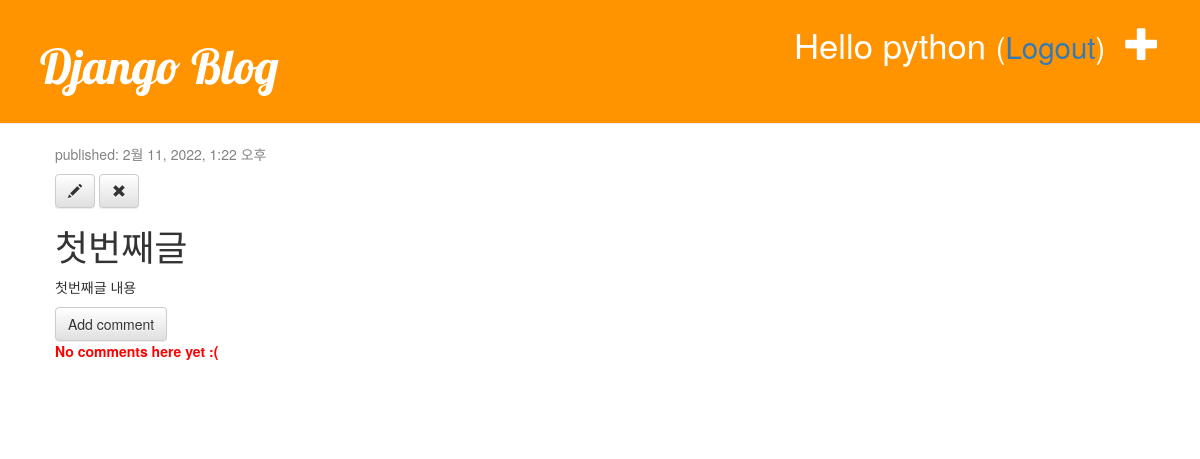
Page /blog/post/1 (signed in) on the committed database.
### blog/models.py (models this page shows, shortened)
class Post(models.Model):
    author = models.ForeignKey('auth.User', on_delete=models.CASCADE)
    title = models.CharField(max_length=200, validators=[min_length_2_validator])
    text = models.TextField()
    created_date = models.DateTimeField(default=timezone.now)
    published_date = models.DateTimeField(blank=True, null=True)

### blog/views.py (the view)
# urls.py: path('post/<int:pk>', views.post_detail, name='post_detail'),
def post_detail(request,pk):
    post = get_object_or_404(Post, pk=pk)
    return render(request, 'blog/post_detail.html', {'post_key': post})

### blog/templates/blog/post_detail.html (shortened to what this page needs)
{% extends 'blog/base.html' %}
{% block content %}
    <div class="post">
        <div class="date">
            <p>published: {{ post_key.published_date }}</p>
        </div>
        {% if user.is_authenticated %}
            <a class="btn btn-default" href="{% url 'post_edit' pk=post_key.pk %}">
                <span class="glyphicon  glyphicon-pencil"></span>
            </a>
            <a class="btn btn-default" href="#" onclick="post_remove()">
                <span class="glyphicon glyphicon-remove"></span>
            </a>
        {% endif %}
        <h1>{{ post_key.title }}</h1>
        <p>{{ post_key.text| linebreaksbr }}</p>
        <a class="btn btn-default" href="{% url 'add_comment_to_post' pk=post_key.pk %}">
            Add comment
        </a>
        {% for comment in post_key.comments.all %}
            {% if user.is_authenticated or comment.approved_comment %}
            <div class="comment">
                <div class="date"> {{ comment.created_date }}
                    {% if not comment.approved_comment %}
                        <a class="btn btn-default" href="{% url 'comment_remove' pk=comment.pk %}">
                            <span class="glyphicon glyphicon-remove"></span>
                        </a>
                        <a class="btn btn-default" href="{% url 'comment_approve' pk=comment.pk %}">
                            <span class="glyphicon glyphicon-ok"></span>
                        </a>
                    {% endif %}
                </div>
                <strong>{{ comment.author }}</strong>
                <p>{{ comment.text|linebreaks }}</p>
            </div>
            {% endif %}
        {% empty %}
            <p class="errorlist">No comments here yet :(</p>
        {% endfor %}
    </div>
{% endblock %}

### blog/templates/blog/base.html (shortened to what this page needs)
<!DOCTYPE html>
{% load static %}
<html lang="ko">
<head>
    <link rel="stylesheet" href="https://maxcdn.bootstrapcdn.com/bootstrap/3.3.2/css/bootstrap.min.css">
    <link rel="stylesheet" href="https://maxcdn.bootstrapcdn.com/bootstrap/3.3.2/css/bootstrap-theme.min.css">
    <link rel="stylesheet" href="{% static 'css/blog.css' %}">
</head>
<body>
    <div class="page-header">
        {% if user.is_authenticated %}
            <a href="{% url 'post_new' %}" class="top-menu">
                <span class="glyphicon glyphicon-plus"></span>
            </a>
            <p class="top-menu">Hello {{ user.username }}
                <small>
                    (<a href="" onclick="logout()">Logout</a>)
                </small>
            </p>
        {% else %}
            <a href="{% url 'login' %}" class="top-menu">
                <span class="glyphicon glyphicon-lock"></span></a>
        {% endif %}
        <h1><a href="{% url 'post_list_home' %}">Django Blog</a></h1>
    </div>
    <div class="content container">
        <div class="row">
            <div class="col-md-8">
                {% block content %}
                {% endblock %}
            </div>
        </div>
    </div>
</body>
</html>

### blog/static/css/blog.css (style rules this page uses)
.page-header { background-color: #ff9400; margin-top: 0; padding: 20px 20px 20px 40px; }
.page-header h1, .page-header h1 a, .page-header h1 a:visited, .page-header h1 a:active { color: #ffffff; font-size: 36pt; text-decoration: none; }
.content { margin-left: 40px; }
h1, h2, h3, h4 { font-family: 'Lobster', cursive; }
.date { color: #828282; }
.top-menu, .top-menu:hover, .top-menu:visited { color: #ffffff; float: right; font-size: 26pt; margin-right: 20px; }
.post { margin-bottom: 70px; }
.errorlist { color: red; font-weight: bold; }

### rows in the picture
Post: published_date "2월 11, 2022, 1:22 오후", title "첫번째글", text "첫번째글 내용"

### other values in the picture
{{ user.username }} "python"
